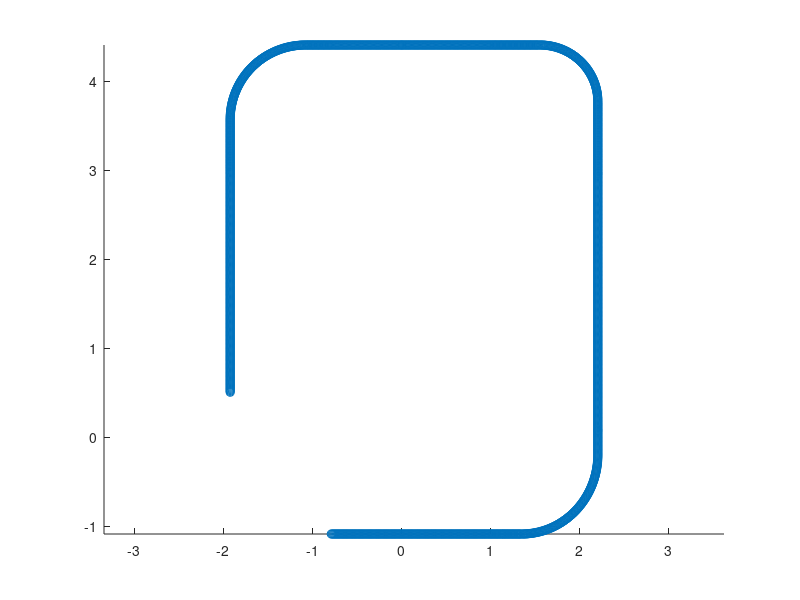

MATLAB code for this plot:
load Qpath.mat
xRef = QPath(:,1);
yRef = QPath(:,2);
plot(xRef,yRef);axis equal
v_ref = ones(size(xRef));
hold on;
% scatter(xRef(200),yRef(200));
% scatter(xRef(370),yRef(370));
% scatter(xRef(730),yRef(730));
% scatter(xRef(870),yRef(870));
% scatter(xRef(1100),yRef(1100));
% scatter(xRef(1290),yRef(1290));
% scatter(xRef(end),yRef(end));
v_ref(1:99) = 3;
v_ref(100:199) = 3.6;
v_ref(200:369) = 1.6;
v_ref(370:729) = 3.6;
v_ref(730:869) = 1.6;
v_ref(870:1099) = 3.6;
v_ref(1100:1289) = 1.6;
v_ref(1290:end-10) = 3.6;
v_ref(end-9:end) = 0;
% up
for i = 1:length(QPath)
    if (QPath(i,2) > 3)
        QPath(i,2) = (QPath(i,2)-3)*0.94+3;
    end
end

% left
for i = 1:length(QPath)
    if (QPath(i,1) < -0.8)
        QPath(i,1) = (QPath(i,1)+0.8)*0.95 - 0.8;
    end
end
% right
for i = 1:length(QPath)
    if (QPath(i,1) > 1)
        QPath(i,1) = (QPath(i,1)- 1)*0.96 +1;
    end
end


hold off;
plot(v_ref)
QPath(:,5) = v_ref;
save("Qpath1.mat","QPath")
scatter(QPath(:,1),QPath(:,2))
axis equal


fileID = fopen('QPath.txt','w');

% Write the array to the file
fprintf(fileID,'%d,%d,%d,%d,%d\n', QPath.');

% Close the file
fclose(fileID);
